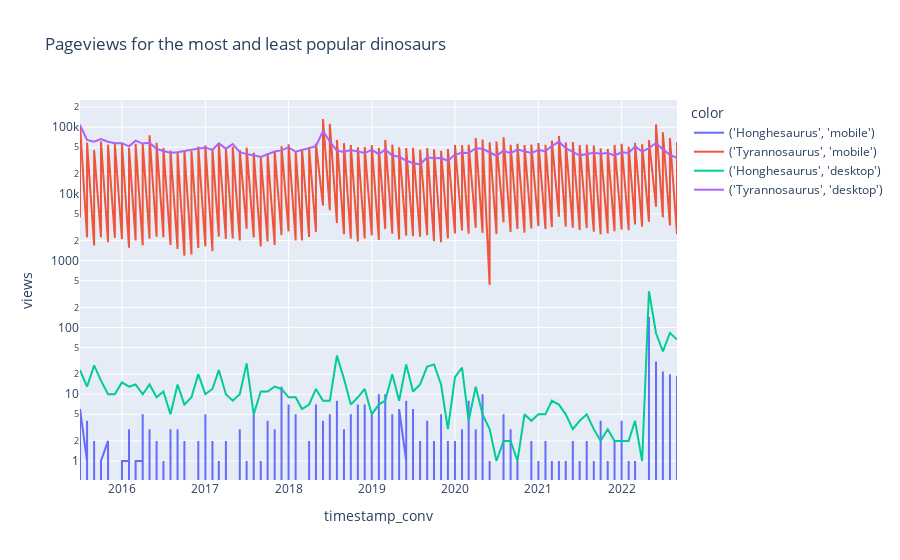

Notebook source saved alongside this figure:
### Markdown cell above
### Analysis 
Maximum Average and Minimum Average - The first graph should contain time series for the articles that have the highest average page requests and the lowest average page requests for desktop access and mobile access. Your graph should have four lines (max desktop, min desktop, max mobile, min mobile).

### Code cell
df_mob = df_mobile.copy()
df_des = df_desktop.copy()

# Plot maximum and minimum averages
def get_min_max(df):
    avgs = df.groupby('article')['views'].mean().sort_values()
    return [avgs.index[0], avgs.index[len(avgs) - 1]]

mob_min_max = get_min_max(df_mob)
des_min_max = get_min_max(df_des)

df_ext = pd.concat([df_mob[df_mob['article'].isin(mob_min_max)], df_des[df_des['article'].isin(des_min_max)]]).reset_index()

print(df_ext[df_ext['article'] == 'Honghesaurus'])

import plotly.express as px

fig = px.line(
    df_ext, 
    x="timestamp_conv", 
    y="views", log_y=True,
    color=df_ext[["article", "access"]].apply(tuple, axis=1),
    title='Pageviews for the most and least popular dinosaurs')

fig.show()

### Figure 1 — Plotly figure (JSON) as saved in the notebook; plotly's stock layout.template omitted (floating-point values rounded to 4 significant figures; data arrays with more than 128 entries replaced by an {"elided": "..."} marker saying what was removed)
{"data": [{"hovertemplate": "color=('Honghesaurus', 'mobile')<br>timestamp_conv=%{x}<br>views=%{y}<extra></extra>", "legendgroup": "('Honghesaurus', 'mobile')", "line": {"color": "#636efa", "dash": "solid"}, "marker": {"symbol": "circle"}, "mode": "lines", "name": "('Honghesaurus', 'mobile')", "orientation": "v", "showlegend": true, "type": "scatter", "x": {"elided": "174 str values"}, "xaxis": "x", "y": {"elided": "174 int values"}, "yaxis": "y"}, {"hovertemplate": "color=('Tyrannosaurus', 'mobile')<br>timestamp_conv=%{x}<br>views=%{y}<extra></extra>", "legendgroup": "('Tyrannosaurus', 'mobile')", "line": {"color": "#EF553B", "dash": "solid"}, "marker": {"symbol": "circle"}, "mode": "lines", "name": "('Tyrannosaurus', 'mobile')", "orientation": "v", "showlegend": true, "type": "scatter", "x": {"elided": "174 str values"}, "xaxis": "x", "y": {"elided": "174 int values"}, "yaxis": "y"}, {"hovertemplate": "color=('Honghesaurus', 'desktop')<br>timestamp_conv=%{x}<br>views=%{y}<extra></extra>", "legendgroup": "('Honghesaurus', 'desktop')", "line": {"color": "#00cc96", "dash": "solid"}, "marker": {"symbol": "circle"}, "mode": "lines", "name": "('Honghesaurus', 'desktop')", "orientation": "v", "showlegend": true, "type": "scatter", "x": ["2015-07-01", "2015-08-01", "2015-09-01", "2015-10-01", "2015-11-01", "2015-12-01", "2016-01-01", "2016-02-01", "2016-03-01", "2016-04-01", "2016-05-01", "2016-06-01", "2016-07-01", "2016-08-01", "2016-09-01", "2016-10-01", "2016-11-01", "2016-12-01", "2017-01-01", "2017-02-01", "2017-03-01", "2017-04-01", "2017-05-01", "2017-06-01", "2017-07-01", "2017-08-01", "2017-09-01", "2017-10-01", "2017-11-01", "2017-12-01", "2018-01-01", "2018-02-01", "2018-03-01", "2018-04-01", "2018-05-01", "2018-06-01", "2018-07-01", "2018-08-01", "2018-09-01", "2018-10-01", "2018-11-01", "2018-12-01", "2019-01-01", "2019-02-01", "2019-03-01", "2019-04-01", "2019-05-01", "2019-06-01", "2019-07-01", "2019-08-01", "2019-09-01", "2019-10-01", "2019-11-01", "2019-12-01", "2020-01-01", "2020-02-01", "2020-03-01", "2020-04-01", "2020-05-01", "2020-06-01", "2020-07-01", "2020-08-01", "2020-09-01", "2020-10-01", "2020-11-01", "2020-12-01", "2021-01-01", "2021-02-01", "2021-03-01", "2021-04-01", "2021-05-01", "2021-06-01", "2021-07-01", "2021-08-01", "2021-09-01", "2021-10-01", "2021-11-01", "2021-12-01", "2022-01-01", "2022-02-01", "2022-03-01", "2022-04-01", "2022-05-01", "2022-06-01", "2022-07-01", "2022-08-01", "2022-09-01"], "xaxis": "x", "y": [23, 13, 27, 16, 10, 10, 15, 13, 14, 10, 14, 9, 11, 5, 14, 7, 9, 20, 10, 12, 23, 10, 8, 10, 29, 5, 11, 11, 13, 12, 9, 9, 6, 7, 12, 8, 8, 38, 17, 7, 9, 12, 5, 7, 8, 20, 8, 28, 11, 14, 26, 28, 14, 3, 18, 25, 4, 13, 5, 3, 1, 2, 2, 1, 5, 4, 5, 5, 8, 7, 5, 3, 4, 5, 3, 2, 3, 2, 2, 2, 4, 1, 349, 82, 44, 83, 66], "yaxis": "y"}, {"hovertemplate": "color=('Tyrannosaurus', 'desktop')<br>timestamp_conv=%{x}<br>views=%{y}<extra></extra>", "legendgroup": "('Tyrannosaurus', 'desktop')", "line": {"color": "#ab63fa", "dash": "solid"}, "marker": {"symbol": "circle"}, "mode": "lines", "name": "('Tyrannosaurus', 'desktop')", "orientation": "v", "showlegend": true, "type": "scatter", "x": ["2015-07-01", "2015-08-01", "2015-09-01", "2015-10-01", "2015-11-01", "2015-12-01", "2016-01-01", "2016-02-01", "2016-03-01", "2016-04-01", "2016-05-01", "2016-06-01", "2016-07-01", "2016-08-01", "2016-09-01", "2016-10-01", "2016-11-01", "2016-12-01", "2017-01-01", "2017-02-01", "2017-03-01", "2017-04-01", "2017-05-01", "2017-06-01", "2017-07-01", "2017-08-01", "2017-09-01", "2017-10-01", "2017-11-01", "2017-12-01", "2018-01-01", "2018-02-01", "2018-03-01", "2018-04-01", "2018-05-01", "2018-06-01", "2018-07-01", "2018-08-01", "2018-09-01", "2018-10-01", "2018-11-01", "2018-12-01", "2019-01-01", "2019-02-01", "2019-03-01", "2019-04-01", "2019-05-01", "2019-06-01", "2019-07-01", "2019-08-01", "2019-09-01", "2019-10-01", "2019-11-01", "2019-12-01", "2020-01-01", "2020-02-01", "2020-03-01", "2020-04-01", "2020-05-01", "2020-06-01", "2020-07-01", "2020-08-01", "2020-09-01", "2020-10-01", "2020-11-01", "2020-12-01", "2021-01-01", "2021-02-01", "2021-03-01", "2021-04-01", "2021-05-01", "2021-06-01", "2021-07-01", "2021-08-01", "2021-09-01", "2021-10-01", "2021-11-01", "2021-12-01", "2022-01-01", "2022-02-01", "2022-03-01", "2022-04-01", "2022-05-01", "2022-06-01", "2022-07-01", "2022-08-01", "2022-09-01"], "xaxis": "x", "y": [107257, 64452, 60550, 66527, 60426, 57493, 57657, 51596, 62867, 56819, 58193, 47398, 44065, 41429, 42136, 44054, 46011, 47896, 49101, 46084, 57124, 47669, 55816, 42288, 39464, 38050, 35726, 39443, 43246, 44933, 49845, 42887, 45815, 49236, 51975, 87514, 61017, 44498, 42645, 45606, 43438, 40967, 45728, 39382, 46454, 37700, 36020, 31644, 28866, 27784, 35462, 34299, 34607, 31454, 38864, 41421, 40928, 48309, 47414, 42439, 37328, 44469, 40890, 46080, 43121, 41061, 45419, 43774, 52277, 60422, 48398, 42564, 37589, 39579, 41532, 40129, 41040, 37650, 42104, 41061, 51628, 42976, 48438, 58017, 46505, 38432, 34851], "yaxis": "y"}], "layout": {"legend": {"title": {"text": "color"}, "tracegroupgap": 0}, "title": {"text": "Pageviews for the most and least popular dinosaurs"}, "xaxis": {"anchor": "y", "domain": [0, 1], "title": {"text": "timestamp_conv"}}, "yaxis": {"anchor": "x", "domain": [0, 1], "title": {"text": "views"}, "type": "log"}}}
